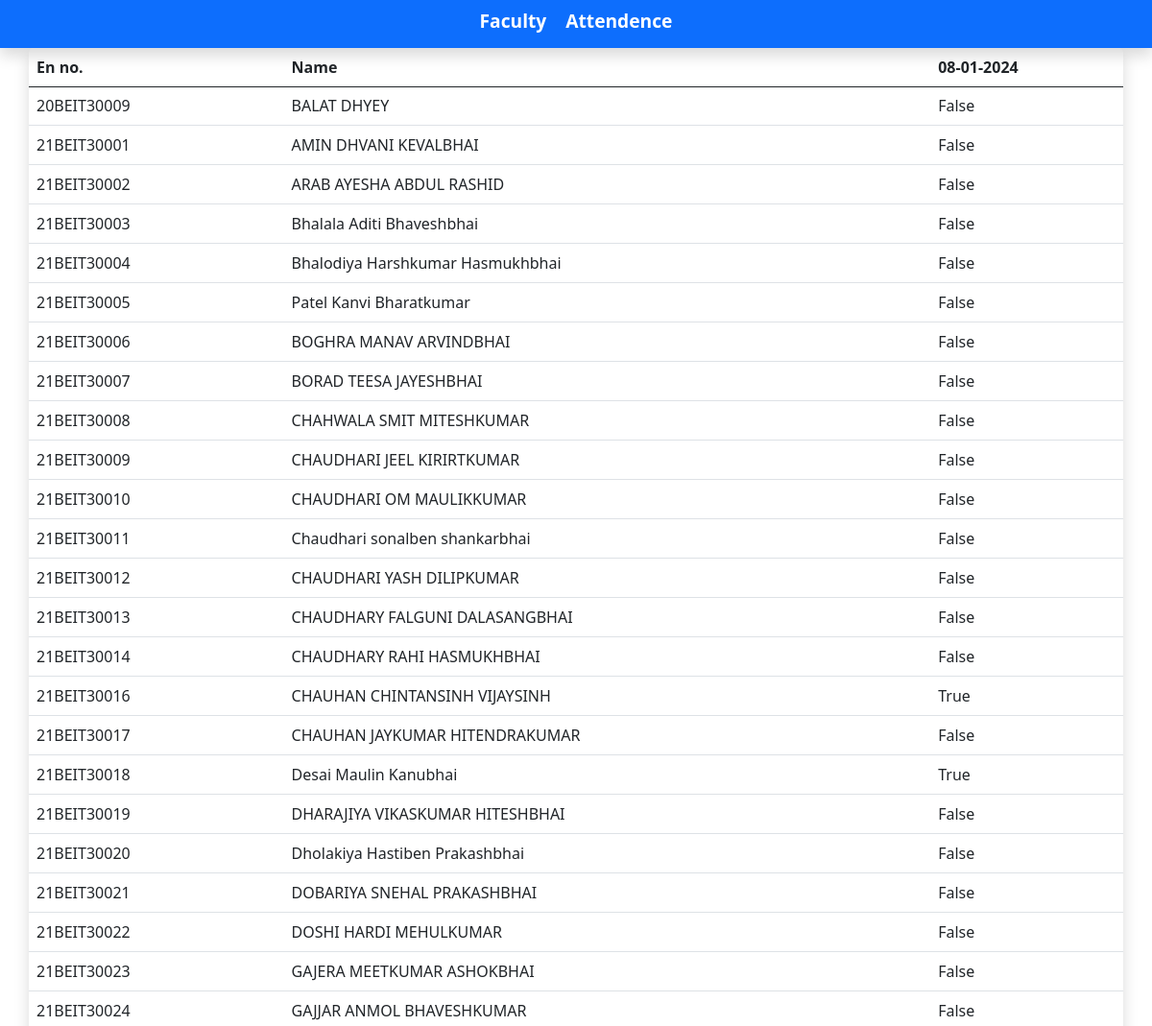
Before: /faculty/ (upper part) with the older database file.
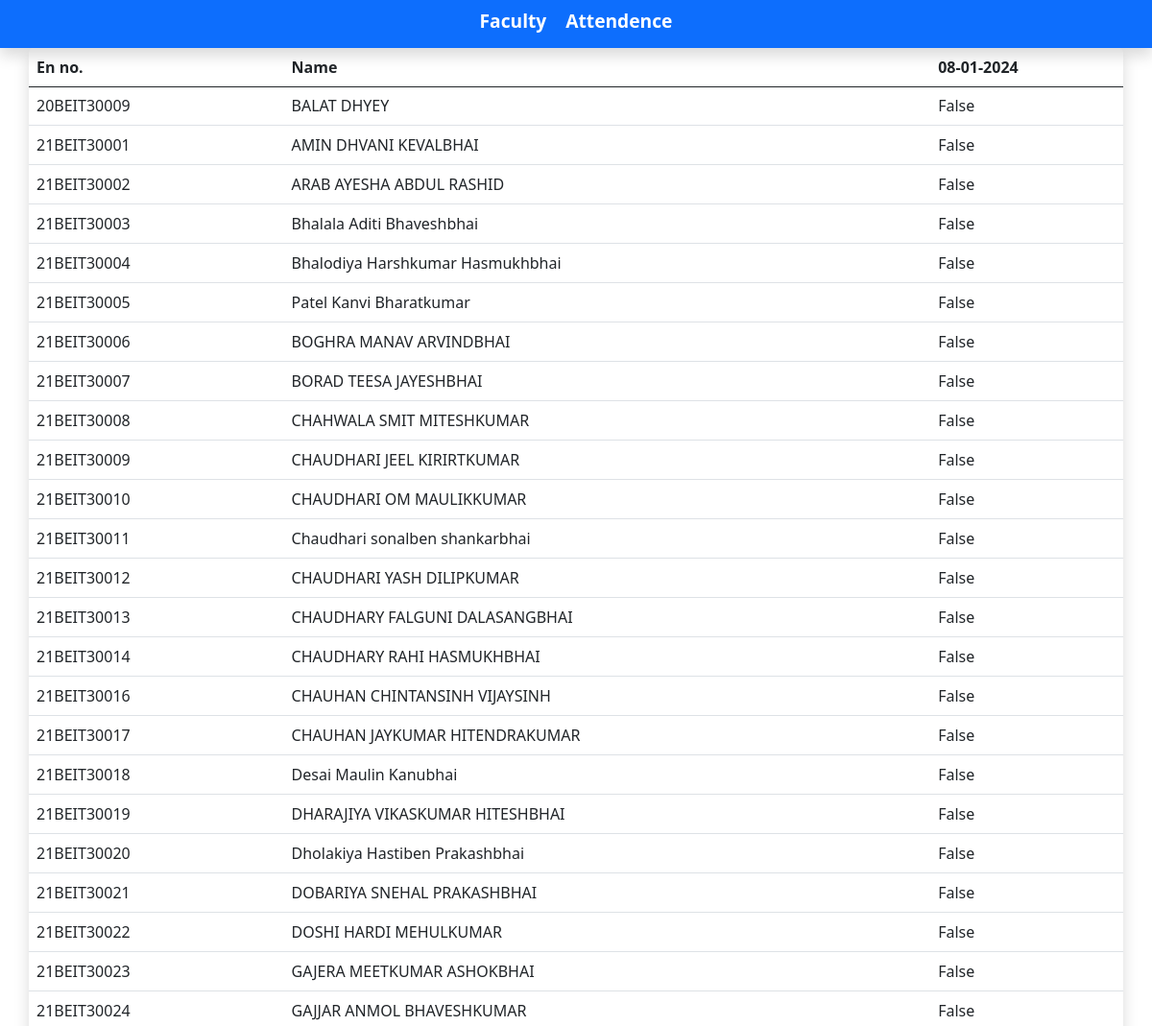
After: the same page with the newer database file.
### college_admin/models.py (models this page shows)
class register(models.Model):
    en_no = models.TextField(max_length=20,primary_key=True)
    name = models.TextField(max_length=20)
    img = models.ImageField(upload_to="img/")
    attended = models.BooleanField(default=False)

### faculty/views.py (the view, shortened to what this page needs)
# urls.py: path('',F_home,name='F_home'),
def F_home(request):
    data = register.objects.values("en_no", "name", "attended")
    context = {
        "page": "Faculty",
        "data": data,
        "current_datetime": current_datetime,
    }
    date = ""
    return render(request, "F_index.html", context)

### faculty/templates/F_index.html (shortened to what this page needs)
{% extends "./base.html" %}
{% block index %}
<table class="table container shadow rounded-3 border-5">
  <thead>
    <tr>
      <th scope="col">En no.</th>
      <th scope="col">Name</th>
      <th scope="col">{{ current_datetime|date:"d-m-Y"}}</th>
    </tr>
  </thead>
  <tbody>
    <tr>
      {% for row in data %}
    <tr>
      <td>{{ row.en_no }}</td>
      <td>{{ row.name }}</td>
      <td>{{ row.attended }}</td>
    </tr>
    {% endfor %}
    </tr>
  </tbody>
</table>
{% endblock %}

### User/templates/base.html (shortened to what this page needs)
{% load static %}
<!DOCTYPE html>
<html lang="en">
<head>
    <link href="https://cdn.jsdelivr.net/npm/bootstrap@5.0.2/dist/css/bootstrap.min.css" rel="stylesheet"
>
    <link rel="stylesheet" type="text/css" href="{% static 'css/CA_index.css' %}">
</head>
<body class="">
    <nav class="navbar navbar-dark bg-primary navbar-expand-lg center-navbar justify-content-center shadow">
        <div class="d-flex">
                <ul class="navbar-nav flex-row">
                    <li class="nav-item">
                        <a class="custom-link" href="{% url 'F_home' %}">Faculty</a>
                    </li>
                    <li class="nav-item">
                        <a class="custom-link" href="{% url 'U_home' %}">Attendence</a>
                    </li>
                </ul>
        </div>
    </nav>
    {% block index %}
    {% endblock %}
</body>
</html>

### college_admin/static/css/CA_index.css (style rules this page uses)
.custom-link { color: #ffffff; font-size: larger; text-decoration: none; margin: 10px 10px; transition: all 0.5s ease-in-out; font-weight: bold; font-family: 'Segoe UI', Tahoma, Geneva, Verdana, sans-serif; }
.nav-item { margin-bottom: 5px; }

Changed rows visible on the page:
changed register "21BEIT30016": attended "True" → "False"
changed register "21BEIT30018": attended "True" → "False"
